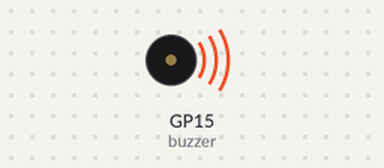
Simulated run of this program. Board: Raspberry Pi Pico running MicroPython. On the bench: buzzer (waves = sounding).

Above: at 0.1 s.
Timing chart, 0 to 40.0 s (numbered marks = the images above):
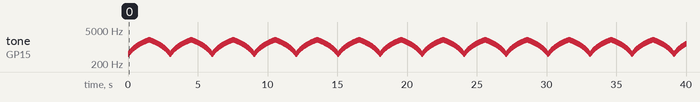

The program:

buzz.py
```python
from machine import Pin, PWM
import time

# Set up PWM on GPIO15 (Pin 20)
buzzer = PWM(Pin(15))
buzzer.duty_u16(0)  # Ensure buzzer is off initiall
buzzer.duty_u16(30000)  # Turn buzzer on at medium volume

# Frequency range (Hz)
min_freq = 500
max_freq = 2000
step = 10       # Frequency step size
delay = 0.01    # Delay between steps (smoother = smaller)

for freq in range(min_freq, max_freq, step):
    # Sweep up
    for freq in range(min_freq, max_freq, step):
        buzzer.freq(freq)
        time.sleep(delay)

    # Sweep down
    for freq in range(max_freq, min_freq, -step):
        buzzer.freq(freq)
        time.sleep(delay)
buzzer.duty_u16(0)  # Turn buzzer off
```

Measured:
- by itself, tone on GP15 (buzzer): plays 500 Hz for 0.01 s, 510 Hz for 0.01 s, 520 Hz for 0.01 s, 530 Hz for 0.01 s, 540 Hz for 0.01 s, 550 Hz for 0.01 s … (3988 notes in this stretch)
